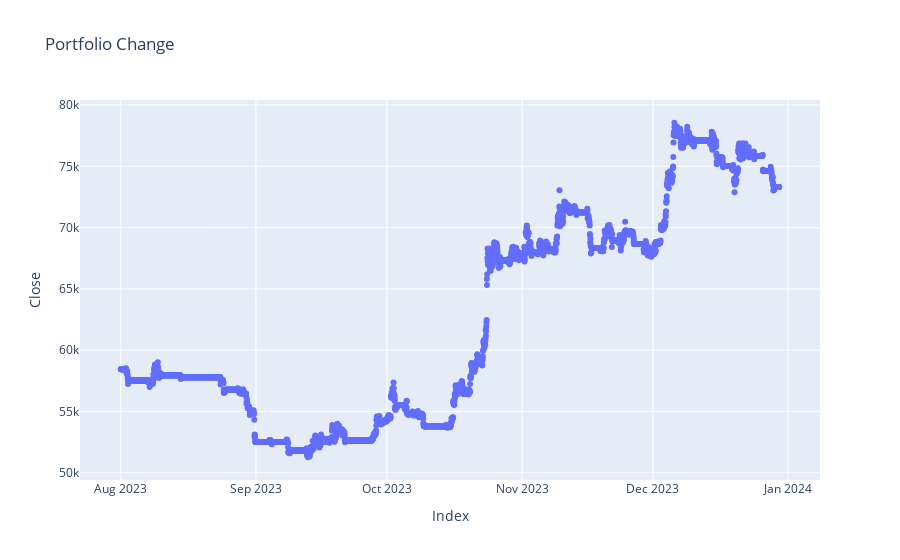

The code cell stored with this chart in its notebook:
### Code cell
import pandas as pd
import plotly.graph_objects as go


# Create scatter plot
fig = go.Figure()

fig.add_trace(go.Scatter(
    x=activities.index,
    y=activities['close_y'],
    mode='markers',  # Use markers to create a scatter plot
    # text=df['Strategy'],  # Optionally, display the strategy as hover text
))

# Update layout if needed
fig.update_layout(
    title="Portfolio Change",
    xaxis_title="Index",
    yaxis_title="Close",
    legend_title="Strategy",
)

# Show plot
fig.show()

### Figure 1 — Plotly figure (JSON) as saved in the notebook; plotly's stock layout.template omitted (floating-point values rounded to 4 significant figures; data arrays with more than 128 entries replaced by an {"elided": "..."} marker saying what was removed)
{"data": [{"mode": "markers", "type": "scatter", "x": {"elided": "3624 str values"}, "y": {"elided": "3624 float values"}}], "layout": {"autosize": true, "legend": {"title": {"text": "Strategy"}}, "title": {"text": "Portfolio Change"}, "xaxis": {"autorange": true, "range": ["2023-07-23 01:08:13.4125", "2024-01-07 21:51:46.5875"], "title": {"text": "Index"}, "type": "date"}, "yaxis": {"autorange": true, "range": [49010.0, 80810.0], "title": {"text": "Close"}, "type": "linear"}}}
